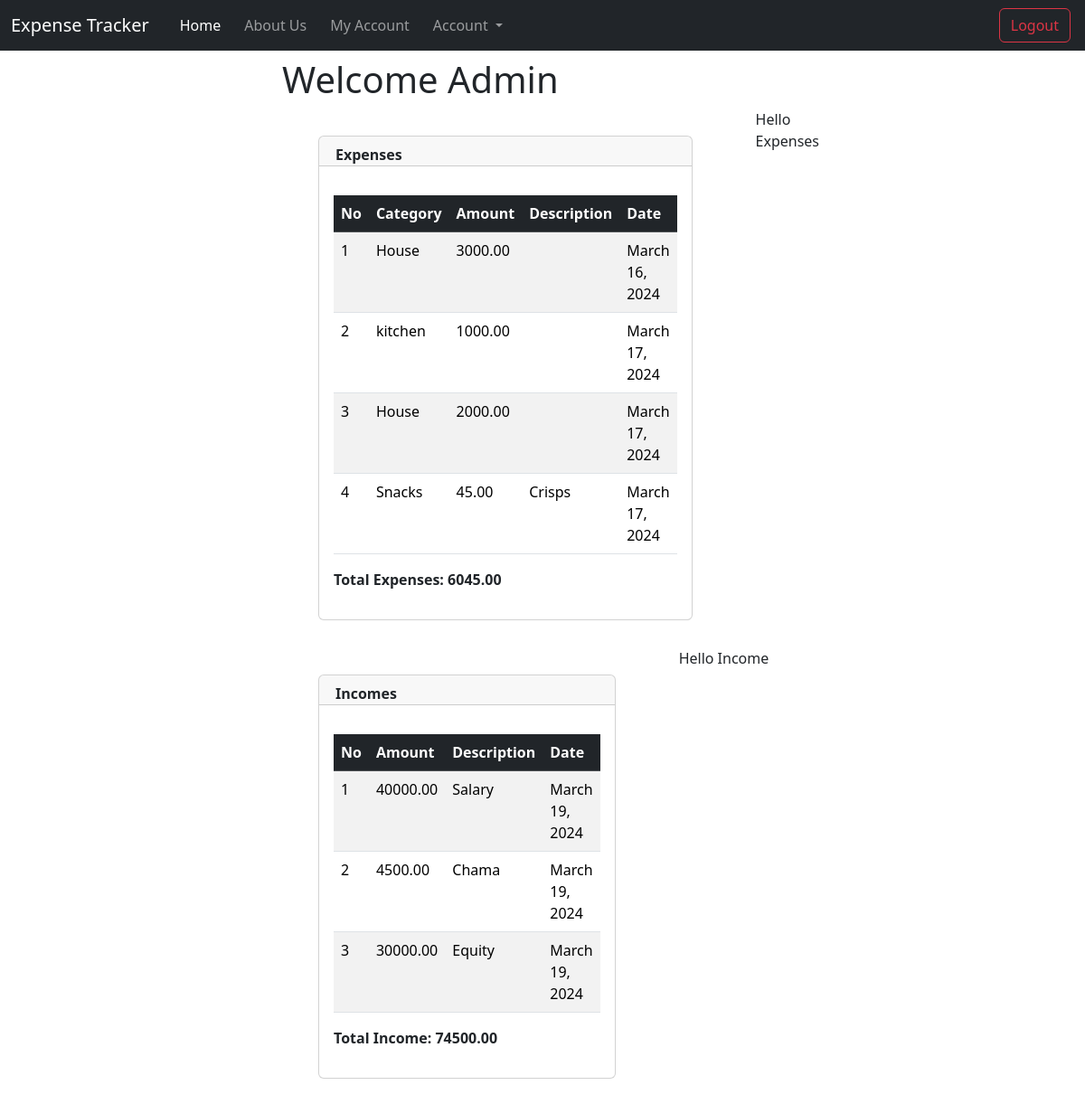
Page /UserProfile/ (signed in) on the earlier database version.
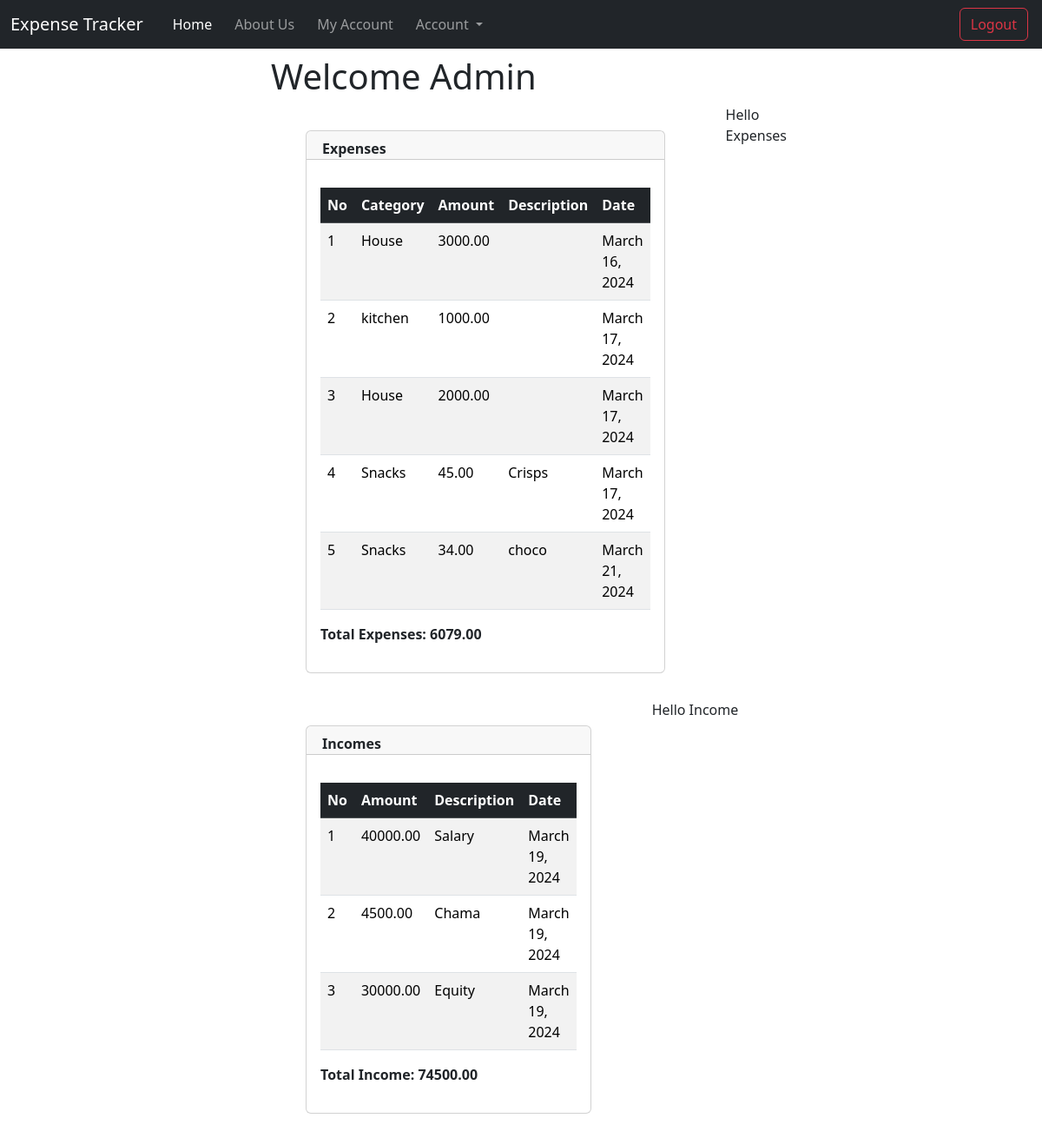
Same page on the later database version.
### website/models.py (models this page shows, shortened)
class Expense(models.Model):
    id = models.AutoField(primary_key=True)
    created_at = models.DateTimeField(auto_now_add=True)
    user = models.ForeignKey(User, on_delete=models.CASCADE)
    amount = models.DecimalField(max_digits=10, decimal_places=2)
    category = models.CharField(max_length=200)
    date = models.DateField(auto_now_add=True)
    description = models.CharField(max_length=200)

class Income(models.Model):
    id = models.AutoField(primary_key=True)
    created_at = models.DateTimeField(auto_now_add=True)
    user = models.ForeignKey(User, on_delete=models.CASCADE)
    amount = models.DecimalField(max_digits=10, decimal_places=2)
    date = models.DateField(auto_now_add=True)
    description = models.CharField(max_length=200)

### website/views.py (the view)
# urls.py: path('UserProfile/', views.user_profile, name='userProfile'),
def user_profile(request):
    expenses = request.user.expense_set.all()  # Filter by logged-in user
    incomes = request.user.income_set.all()
    total_expenses = 0
    for expense in expenses:
        total_expenses += expense.amount
    total_income = 0
    for income in incomes:
        total_income += income.amount
    context = {
        'expenses': expenses,
        'incomes': incomes,
        'total_expenses': total_expenses,
        'total_income': total_income
    }
    return render(request, 'userProfile.html', context)

### website/templates/userProfile.html (shortened to what this page needs)
{% extends 'base.html' %}
{% block content %}
<!DOCTYPE html>
<html lang="en">
  <head>
  </head>
  <body >
    <h1>Welcome {{ user.username }}</h1>
    <div class="page-container">
      <section class="expense">
        <div class="card-container">
          <div class="card text">
            <div class="card-header">
              <ul class="nav nav-tabs card-header-tabs">
                <li class="nav-item"><strong>Expenses</strong></li>
              </ul>
            </div>
            <div class="card-body">
              <p class="card-text">
                {% if expenses %}
                <table class="table table-striped table-hover">
                  <thead class="table-dark">
                    <tr>
                      <th>No</th>
                      <th>Category</th>
                      <th>Amount</th>
                      <th>Description</th>
                      <th>Date</th>
                    </tr>
                  </thead>
                  <tbody>
                    {% for expense in expenses %}
                    <tr>
                      <td>{{ forloop.counter }}</td>
                      <td>{{ expense.category }}</td>
                      <td>{{ expense.amount }}</td>
                      <td>{{ expense.description }}</td>
                      <td>{{ expense.date }}</td>
                    </tr>
                    {% endfor %}
                  </tbody>
                </table>
                <p><strong>Total Expenses: {{ total_expenses }}</strong></p>
                {% else %}
                <h3>You have not yet recorded any expense</h3>
                {% endif %}
              </p>
            </div>
          </div>
        </div>
        <div class="expense-message">
          <p>Hello Expenses</p>
        </div>
      </section>
      <section class="income">
        <div class="card-container">
          <div class="card text">
            <div class="card-header">
              <ul class="nav nav-tabs card-header-tabs">
                <li class="nav-item"><strong>Incomes</strong></li>
              </ul>
            </div>
            <div class="card-body">
              <p class="card-text">
                {% if incomes %}
                <table class="table table-striped table-hover">
                  <thead class="table-dark">
                    <tr>
                      <th>No</th>
                      <th>Amount</th>
                      <th>Description</th>
                      <th>Date</th>
                    </tr>
                  </thead>
                  <tbody>
                    {% for income in incomes %}
                    <tr>
                      <td>{{ forloop.counter }}</td>
                      <td>{{ income.amount }}</td>
                      <td>{{ income.description }}</td>
                      <td>{{ income.date }}</td>
                    </tr>
                    {% endfor %}
                  </tbody>
                </table>
                <p><strong>Total Income: {{ total_income }}</strong></p>
                {% else %}
                <h3>You have not yet recorded any income</h3>
                {% endif %}
              </p>
            </div>
          </div>
        </div>
        <div class="expense-message">
          <p>Hello Income</p>
        </div>
      </section>
    </div>
  </body>
</html>
{% endblock %}

### website/templates/base.html (shortened to what this page needs)
<!DOCTYPE html>
<html lang="en">
  <head>
    <link
      href="https://cdn.jsdelivr.net/npm/bootstrap@5.3.3/dist/css/bootstrap.min.css"
      rel="stylesheet"
    />
  </head>
  <body>
    {% include 'navbar.html' %}
    <div class="container col-md-6 offset-md-3 d-flex flex-column min-vh-100">
      <br />
       {% block content %}{% endblock %}
    </div>
  </body>
</html>

### website/templates/navbar.html (shortened to what this page needs)
<!DOCTYPE html>
<html lang="en">
  <head>
  </head>
  <body>
    <nav class="navbar navbar-expand-lg navbar-dark bg-dark">
      <div class="container-fluid">
        <a class="navbar-brand" href="{%url 'home'%}">Expense Tracker</a>
        <div class="collapse navbar-collapse" id="navbarSupportedContent">
          <ul class="navbar-nav me-auto mb-2 mb-lg-0">
            <li class="nav-item">
              <a
                class="nav-link active"
                aria-current="page"
                href="{%url 'home'%}"
                >Home</a
              >
            </li>
            <li class="nav-item">
              <a class="nav-link" aria-current="page" href="{%url 'about'%}"
                >About Us</a
              >
            </li>
            {%if user.is_authenticated%}
            <li class="nav-item">
              <a
                class="nav-link"
                aria-current="page"
                href="{%url 'userProfile'%}"
                >My Account</a
              >
            </li>
            <li class="nav-item dropdown">
              <a
                class="nav-link dropdown-toggle"
                href="#"
                role="button"
                data-bs-toggle="dropdown"
                aria-expanded="false"
              >
                Account
              </a>
            </li>
          </ul>
          {%endif%}
        </div>
      </div>
      <div class="d-flex justify-content-end">
        {%if user.is_authenticated%}
        <a
          href="{%url 'logout'%}"
          class="btn btn-outline-danger ms-auto btm-lg me-3"
        >
          Logout
        </a>
        {%endif%}
      </div>
    </nav>
  </body>
</html>

### website/templates/base.html (style rules this page uses)
.container { padding-top: 40px; }

### website/templates/navbar.html (style rules this page uses)
.navbar { position: fixed; top: 0; width: 100%; }

### website/templates/userProfile.html (style rules this page uses)
.page-container { display: flex; flex-wrap: wrap; width: 100%; margin: 0 auto; padding-left: 10px; }
.card-container { margin: 30px; }
.nav-item { padding-left: 10px; }
.expense, .income { display: grid; grid-template-columns: 2fr 1fr; grid-gap: 40px; }

Differences in the rows shown:
added Expense: category "Snacks", amount "34.00", description "choco", date "March 21, 2024"
Other differences:
{{ total_expenses }}: "6045.00" → "6079.00"
